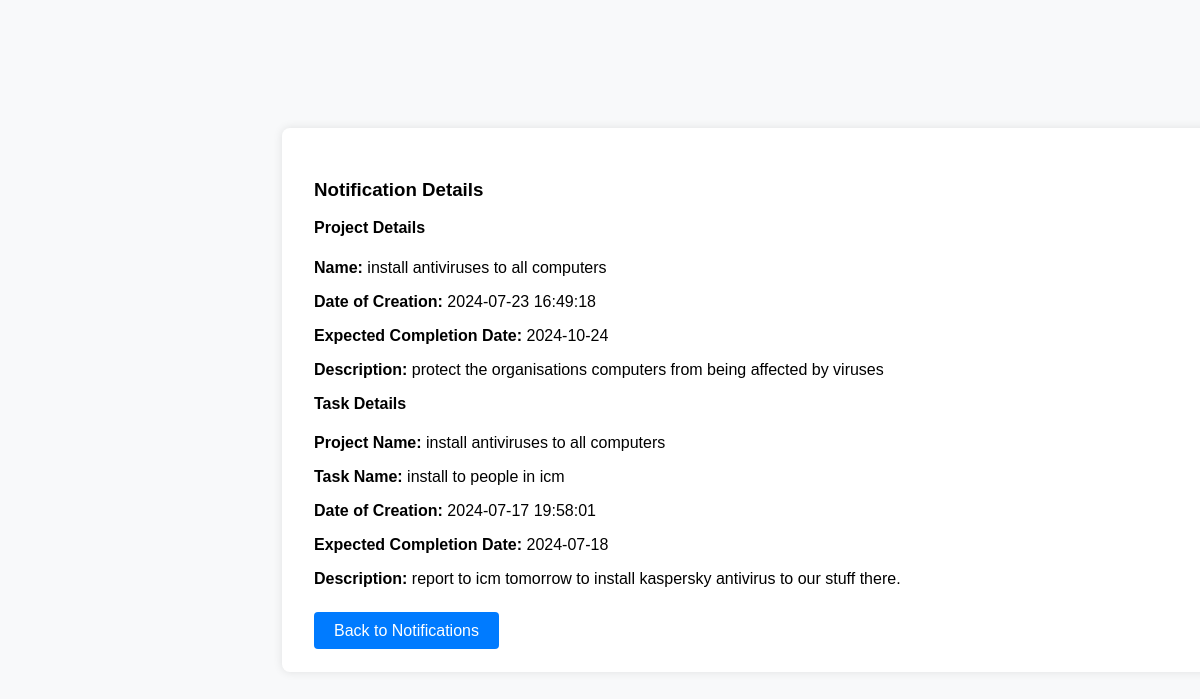
The page /view_notification.php?project_id=9&task_id=22 (signed in) on the database its author committed.
### tables this page shows
CREATE TABLE `projects` (
  `id` int(11) NOT NULL,
  `name` varchar(100) NOT NULL,
  `department_id` int(11) DEFAULT NULL,
  `manager_id` int(11) DEFAULT NULL,
  `status` enum('not_started','in_progress','completed','pending') DEFAULT 'not_started',
  `description` varchar(255) DEFAULT NULL,
  `state` enum('active','disabled') DEFAULT 'active',
  `disable_description` varchar(255) DEFAULT NULL,
  `created_at` datetime NOT NULL DEFAULT current_timestamp(),
  `expected_due_date` date NOT NULL DEFAULT '2024-01-01'
);

CREATE TABLE `tasks` (
  `id` int(11) NOT NULL,
  `name` varchar(100) NOT NULL,
  `description` text DEFAULT NULL,
  `project_id` int(11) DEFAULT NULL,
  `assigned_to` int(11) DEFAULT NULL,
  `priority` enum('high','medium','low') DEFAULT 'medium',
  `status` enum('assigned_but_not_started','in_progress','completed','pending') DEFAULT 'assigned_but_not_started',
  `due_date` date DEFAULT NULL,
  `created_at` timestamp NOT NULL DEFAULT current_timestamp(),
  `updated_at` timestamp NOT NULL DEFAULT current_timestamp() ON UPDATE current_timestamp(),
  `progress` int(11) DEFAULT 0
);

### view_notification.php (the view, shortened to what this page needs)
<?php
include 'db.php';
$project_id = $_GET['project_id'] ?? null;
$task_id = $_GET['task_id'] ?? null;
$project = null;
$task = null;
if ($project_id) {
    $stmt = $conn->prepare("SELECT * FROM projects WHERE id = ?");
    $stmt->bind_param("i", $project_id);
    $stmt->execute();
    $project = $stmt->get_result()->fetch_assoc();
}
if ($task_id) {
    $stmt = $conn->prepare("SELECT * FROM tasks WHERE id = ?");
    $stmt->bind_param("i", $task_id);
    $stmt->execute();
    $task = $stmt->get_result()->fetch_assoc();
}
?>
<!DOCTYPE html>
<html lang="en">
<head>
    <link rel="stylesheet" href="dashboard.css">
</head>
<body>
    <div class="container">
        <div class="card">
            <h3>Notification Details</h3>
            <?php if ($project): ?>
                <h4>Project Details</h4>
                <p><strong>Name:</strong> <?= htmlspecialchars($project['name']) ?></p>
                <p><strong>Date of Creation:</strong> <?= htmlspecialchars($project['created_at']) ?></p>
                <p><strong>Expected Completion Date:</strong> <?= htmlspecialchars($project['expected_due_date']) ?></p>
                <p><strong>Description:</strong> <?= htmlspecialchars($project['description']) ?></p>
            <?php else: ?>
                <p>No project found associated with this notification.</p>
            <?php endif; ?>
            <?php if ($task): ?>
                <h4>Task Details</h4>
                <p><strong>Project Name:</strong> <?= htmlspecialchars($project['name']) ?></p>
                <p><strong>Task Name:</strong> <?= htmlspecialchars($task['name']) ?></p>
                <p><strong>Date of Creation:</strong> <?= htmlspecialchars($task['created_at']) ?></p>
                <p><strong>Expected Completion Date:</strong> <?= htmlspecialchars($task['due_date']) ?></p>
                <p><strong>Description:</strong> <?= htmlspecialchars($task['description']) ?></p>
            <?php else: ?>
                <p>No task found associated with this notification.</p>
            <?php endif; ?>
            <br>
            <a href="notifications.php" class="button">Back to Notifications</a>
        </div>
    </div>
</body>
</html>

### dashboard.css (style rules this page uses)
body { font-family: Arial, sans-serif; background-color: #f8f9fa; display: flex; flex-direction: column; align-items: left; height: 100vh; margin: 0; padding-top: 6rem; }
.container { margin-left: 250px; margin-top: 6rem; padding: 2rem; width: calc(100% - 250px); overflow-y: auto; max-height: calc(100vh - 6rem); }
.card { background: white; padding: 2rem; border-radius: 0.5rem; box-shadow: 0 0 10px rgba(0, 0, 0, 0.1); margin-bottom: 1.5rem; }
h4 { margin-top: 0; }
.button { background-color: #007bff; color: white; padding: 10px 20px; text-decoration: none; border-radius: 4px; }
body, html { overflow: hidden; margin: 0; padding: 0; height: 100%; }

### rows shown on the page
projects: name "install antiviruses to all computers", created_at "2024-07-23 16:49:18", expected_due_date "2024-10-24", description "protect the organisations computers from being affected by viruses"
tasks: name "install to people in icm", created_at "2024-07-17 19:58:01", due_date "2024-07-18", description "report to icm tomorrow to install kaspersky antivirus to our stuff there."
